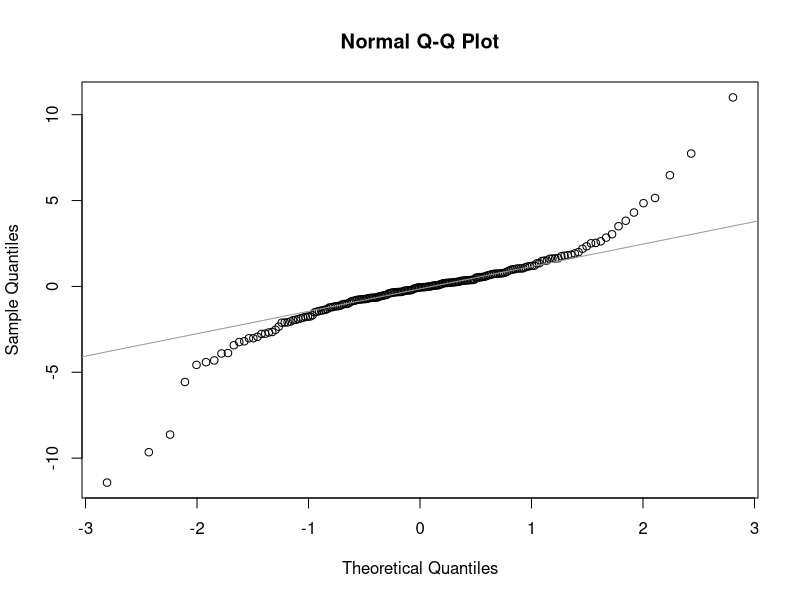
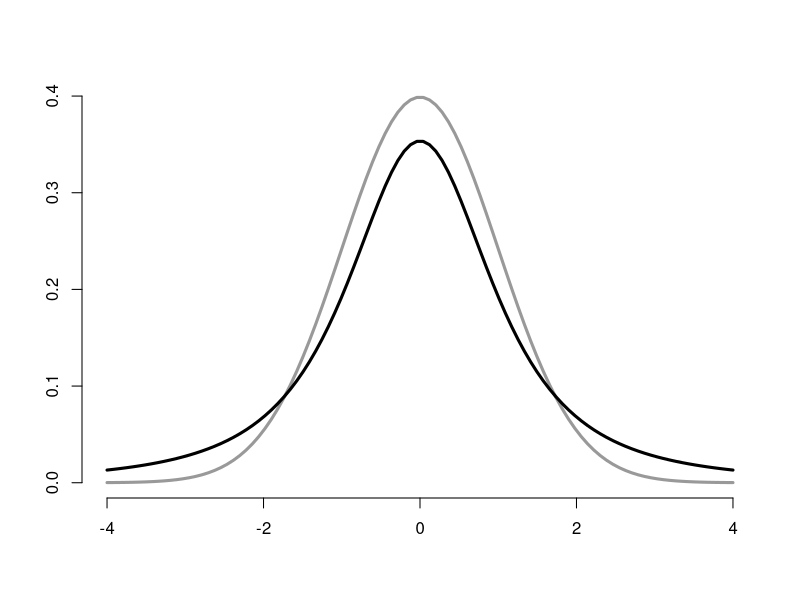
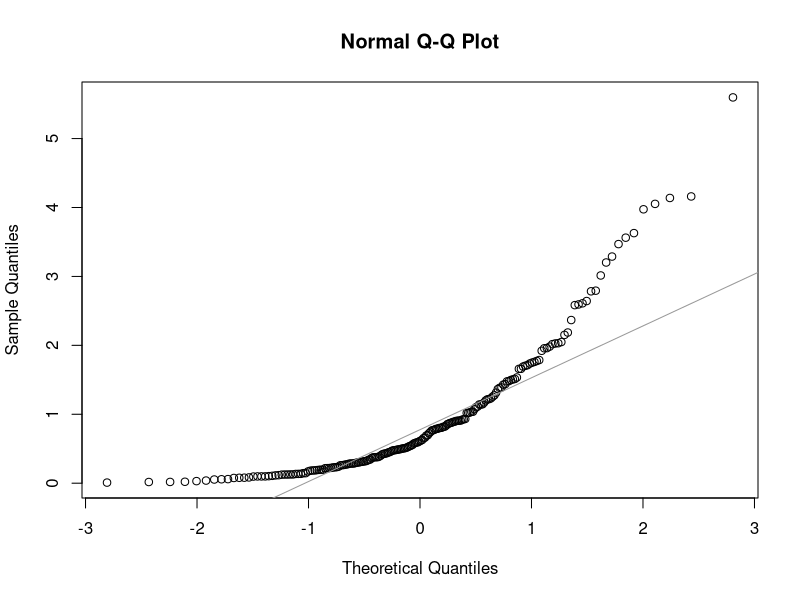
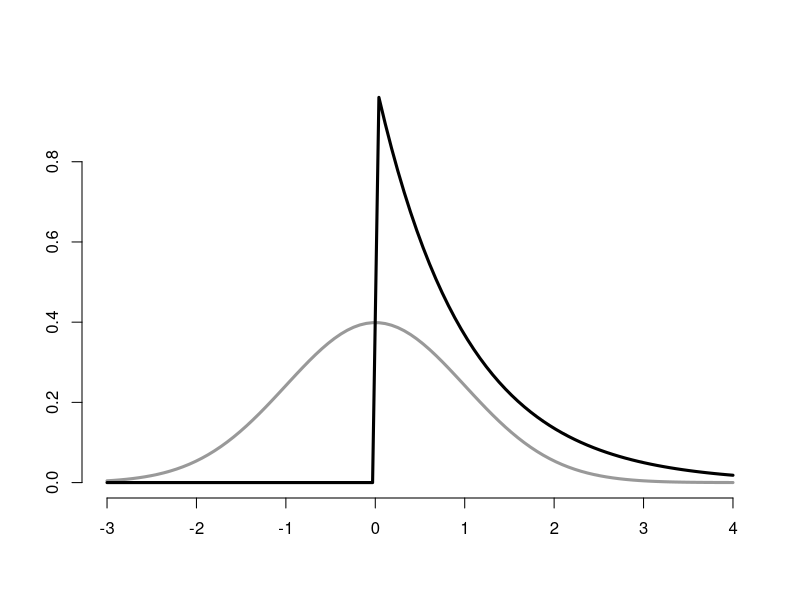
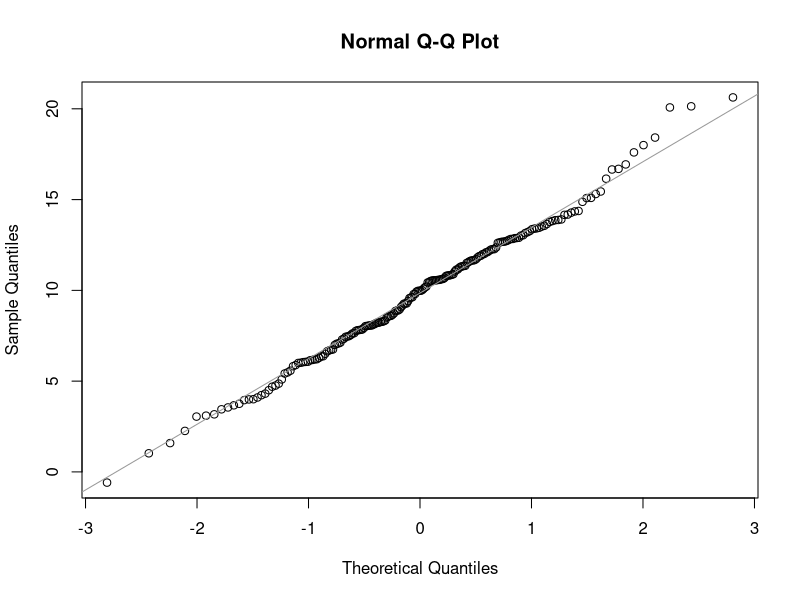

Generate these figures, in order, with R:
pdf("qqnorm.pdf", paper = "letter", horizontal = FALSE)

y <- rt(200, df = 2)
qqnorm(y)
qqline(y, col = grey(.6))

xvals <- seq(-4, 4, length = 100)
plot(range(xvals), range(dnorm(xvals), dt(xvals, df = 2)), type = "n", xlab = "", ylab = "", frame = FALSE)
lines(xvals, dnorm(xvals), lwd = 3, col = gray(.6))
lines(xvals, dt(xvals, df = 2), lwd = 3)

y <- rexp(200)
qqnorm(y)
qqline(y, col = grey(.6))

xvals <- seq(-3, 4, length = 100)
plot(range(xvals), range(dnorm(xvals), dexp(xvals)), type = "n", xlab = "", ylab = "", frame = FALSE)
lines(xvals, dnorm(xvals), lwd = 3, col = gray(.6))
lines(xvals, dexp(xvals), lwd = 3)


y <- rnorm(200, mean = 10, sd = 4)
qqnorm(y)
qqline(y, col = grey(.6))

dev.off()
